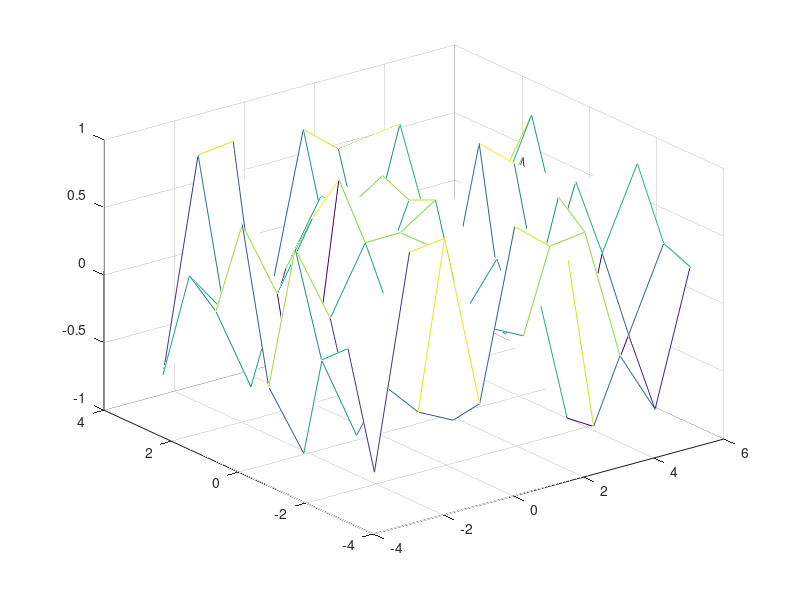
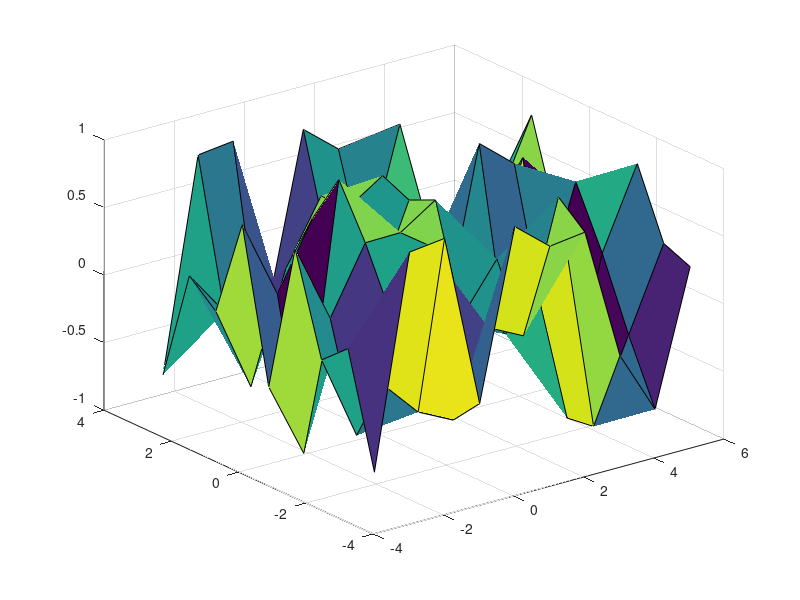
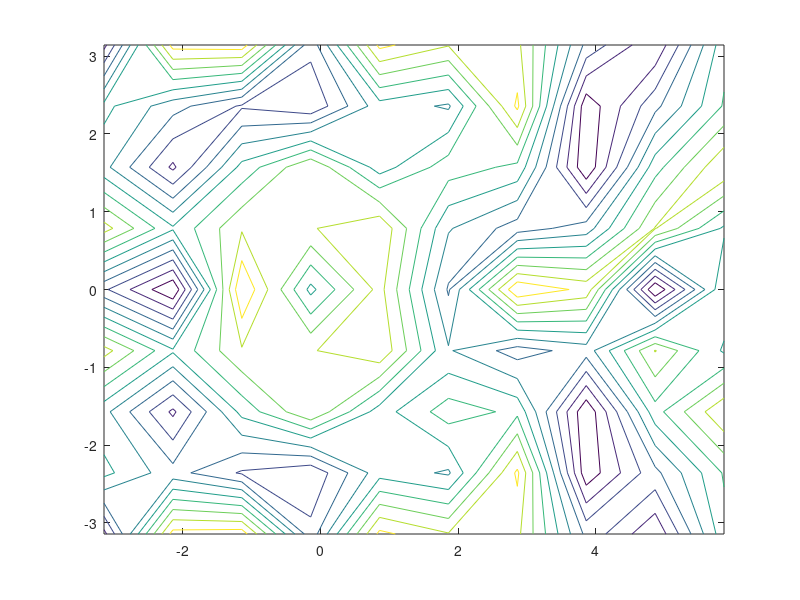
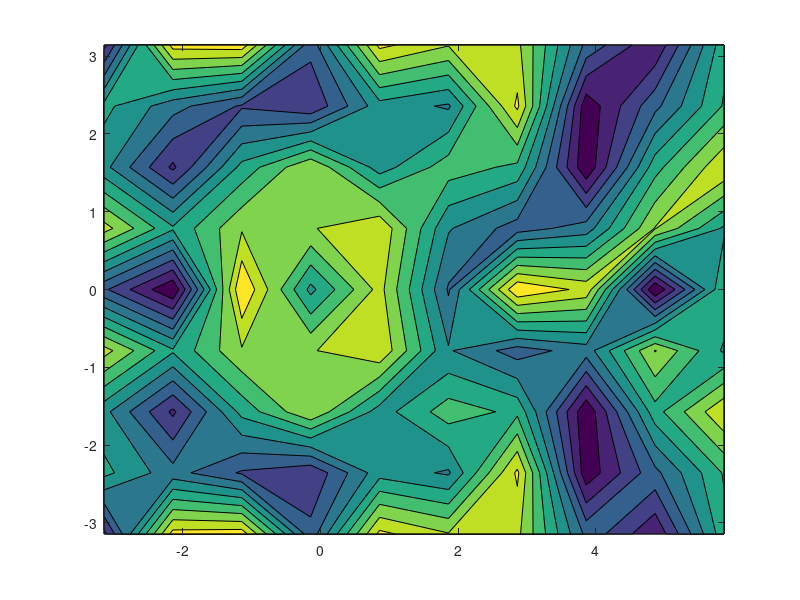

These charts were generated, in order, by the following MATLAB code:
%Lupascu Felicia
%FAF212
%Lucrare laborator nr2.
%Exercitiul 3
figure(8)
[x,y]=meshgrid(-pi:1.0:2*pi,-pi:pi/4:pi);
 z=sin(x.^2+y.^2).*cos(x.*y);
mesh(x,y,z)
 figure(9)
 
surf(x,y,z)
 figure(10)
 contour(x,y,z)
 figure(11)
 contourf(x,y,z)
 figure(12)
 contour3(x,y,z)
